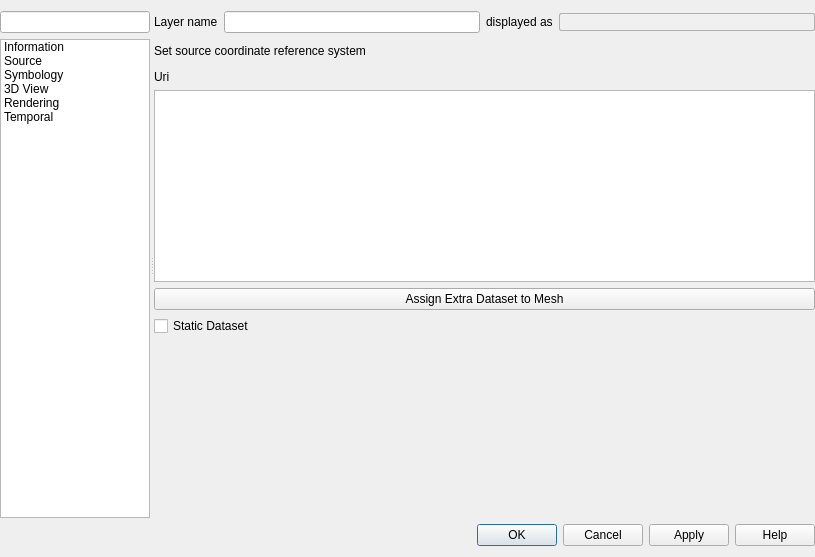
<?xml version="1.0" encoding="UTF-8"?>
<ui version="4.0">
 <class>QgsMeshLayerPropertiesBase</class>
 <widget class="QDialog" name="QgsMeshLayerPropertiesBase">
  <property name="geometry">
   <rect>
    <x>0</x>
    <y>0</y>
    <width>815</width>
    <height>557</height>
   </rect>
  </property>
  <property name="minimumSize">
   <size>
    <width>700</width>
    <height>0</height>
   </size>
  </property>
  <property name="windowTitle">
   <string>Raster Layer Properties</string>
  </property>
  <layout class="QVBoxLayout" name="verticalLayout">
   <property name="leftMargin">
    <number>0</number>
   </property>
   <property name="rightMargin">
    <number>0</number>
   </property>
   <item>
    <widget class="QSplitter" name="mOptionsSplitter">
     <property name="orientation">
      <enum>Qt::Horizontal</enum>
     </property>
     <property name="childrenCollapsible">
      <bool>false</bool>
     </property>
     <widget class="QFrame" name="mOptionsListFrame">
      <property name="minimumSize">
       <size>
        <width>0</width>
        <height>0</height>
       </size>
      </property>
      <property name="frameShape">
       <enum>QFrame::NoFrame</enum>
      </property>
      <property name="frameShadow">
       <enum>QFrame::Raised</enum>
      </property>
      <layout class="QVBoxLayout" name="verticalLayout_2">
       <property name="leftMargin">
        <number>0</number>
       </property>
       <property name="topMargin">
        <number>0</number>
       </property>
       <property name="rightMargin">
        <number>0</number>
       </property>
       <property name="bottomMargin">
        <number>0</number>
       </property>
       <item>
        <widget class="QgsFilterLineEdit" name="mSearchLineEdit"/>
       </item>
       <item>
        <widget class="QListWidget" name="mOptionsListWidget">
         <property name="minimumSize">
          <size>
           <width>58</width>
           <height>0</height>
          </size>
         </property>
         <property name="maximumSize">
          <size>
           <width>150</width>
           <height>16777215</height>
          </size>
         </property>
         <property name="horizontalScrollBarPolicy">
          <enum>Qt::ScrollBarAlwaysOff</enum>
         </property>
         <property name="editTriggers">
          <set>QAbstractItemView::NoEditTriggers</set>
         </property>
         <property name="iconSize">
          <size>
           <width>32</width>
           <height>32</height>
          </size>
         </property>
         <property name="textElideMode">
          <enum>Qt::ElideNone</enum>
         </property>
         <property name="resizeMode">
          <enum>QListView::Adjust</enum>
         </property>
         <property name="wordWrap">
          <bool>true</bool>
         </property>
         <item>
          <property name="text">
           <string>Information</string>
          </property>
          <property name="icon">
           <iconset resource="../../../images/images.qrc">
            <normaloff>:/images/themes/default/propertyicons/metadata.svg</normaloff>:/images/themes/default/propertyicons/metadata.svg</iconset>
          </property>
         </item>
         <item>
          <property name="text">
           <string>Source</string>
          </property>
          <property name="icon">
           <iconset resource="../../../images/images.qrc">
            <normaloff>:/images/themes/default/propertyicons/system.svg</normaloff>:/images/themes/default/propertyicons/system.svg</iconset>
          </property>
         </item>
         <item>
          <property name="text">
           <string>Symbology</string>
          </property>
          <property name="toolTip">
           <string>Symbology</string>
          </property>
          <property name="icon">
           <iconset resource="../../../images/images.qrc">
            <normaloff>:/images/themes/default/propertyicons/symbology.svg</normaloff>:/images/themes/default/propertyicons/symbology.svg</iconset>
          </property>
         </item>
         <item>
          <property name="text">
           <string>3D View</string>
          </property>
          <property name="icon">
           <iconset resource="../../../images/images.qrc">
            <normaloff>:/images/themes/default/3d.svg</normaloff>:/images/themes/default/3d.svg</iconset>
          </property>
         </item>
         <item>
          <property name="text">
           <string>Rendering</string>
          </property>
          <property name="icon">
           <iconset resource="../../../images/images.qrc">
            <normaloff>:/images/themes/default/propertyicons/rendering.svg</normaloff>:/images/themes/default/propertyicons/rendering.svg</iconset>
          </property>
         </item>
         <item>
          <property name="text">
           <string>Temporal</string>
          </property>
          <property name="icon">
           <iconset resource="../../../images/images.qrc">
            <normaloff>:/images/themes/default/propertyicons/temporal.svg</normaloff>:/images/themes/default/propertyicons/temporal.svg</iconset>
          </property>
         </item>
        </widget>
       </item>
      </layout>
     </widget>
     <widget class="QFrame" name="mOptionsFrame">
      <property name="sizePolicy">
       <sizepolicy hsizetype="Expanding" vsizetype="Preferred">
        <horstretch>1</horstretch>
        <verstretch>0</verstretch>
       </sizepolicy>
      </property>
      <property name="frameShape">
       <enum>QFrame::NoFrame</enum>
      </property>
      <property name="frameShadow">
       <enum>QFrame::Raised</enum>
      </property>
      <layout class="QVBoxLayout" name="verticalLayout_3">
       <property name="leftMargin">
        <number>0</number>
       </property>
       <property name="topMargin">
        <number>0</number>
       </property>
       <property name="rightMargin">
        <number>0</number>
       </property>
       <property name="bottomMargin">
        <number>0</number>
       </property>
       <item>
        <widget class="QStackedWidget" name="mOptionsStackedWidget">
         <property name="sizePolicy">
          <sizepolicy hsizetype="Expanding" vsizetype="Expanding">
           <horstretch>0</horstretch>
           <verstretch>0</verstretch>
          </sizepolicy>
         </property>
         <property name="frameShadow">
          <enum>QFrame::Plain</enum>
         </property>
         <property name="currentIndex">
          <number>1</number>
         </property>
         <widget class="QWidget" name="mOptsPage_Information">
          <layout class="QVBoxLayout" name="verticalLayout_20">
           <property name="leftMargin">
            <number>0</number>
           </property>
           <property name="topMargin">
            <number>0</number>
           </property>
           <property name="rightMargin">
            <number>0</number>
           </property>
           <property name="bottomMargin">
            <number>0</number>
           </property>
           <item>
            <widget class="QTextBrowser" name="mInformationTextBrowser"/>
           </item>
          </layout>
         </widget>
         <widget class="QWidget" name="mOptsPage_Source">
          <layout class="QVBoxLayout" name="verticalLayout_6">
           <property name="leftMargin">
            <number>0</number>
           </property>
           <property name="topMargin">
            <number>0</number>
           </property>
           <property name="rightMargin">
            <number>0</number>
           </property>
           <property name="bottomMargin">
            <number>0</number>
           </property>
           <item>
            <widget class="QgsScrollArea" name="scrollArea_3">
             <property name="frameShape">
              <enum>QFrame::NoFrame</enum>
             </property>
             <property name="widgetResizable">
              <bool>true</bool>
             </property>
             <widget class="QWidget" name="scrollAreaWidgetContents_3">
              <property name="geometry">
               <rect>
                <x>0</x>
                <y>0</y>
                <width>661</width>
                <height>507</height>
               </rect>
              </property>
              <layout class="QVBoxLayout" name="verticalLayout_4">
               <property name="leftMargin">
                <number>0</number>
               </property>
               <property name="topMargin">
                <number>0</number>
               </property>
               <property name="rightMargin">
                <number>0</number>
               </property>
               <property name="bottomMargin">
                <number>0</number>
               </property>
               <item>
                <layout class="QHBoxLayout" name="horizontalLayout_14">
                 <item>
                  <widget class="QLabel" name="label_8">
                   <property name="text">
                    <string>Layer name</string>
                   </property>
                  </widget>
                 </item>
                 <item>
                  <widget class="QLineEdit" name="mLayerOrigNameLineEd"/>
                 </item>
                 <item>
                  <widget class="QLabel" name="label_9">
                   <property name="text">
                    <string>displayed as</string>
                   </property>
                  </widget>
                 </item>
                 <item>
                  <widget class="QLineEdit" name="leDisplayName">
                   <property name="styleSheet">
                    <string notr="true">color: #505050;
background-color: #F0F0F0;
border: 1px solid #B0B0B0;
border-radius: 2px;</string>
                   </property>
                   <property name="readOnly">
                    <bool>true</bool>
                   </property>
                  </widget>
                 </item>
                </layout>
               </item>
               <item>
                <layout class="QHBoxLayout" name="horizontalLayout_9" stretch="0">
                 <property name="topMargin">
                  <number>5</number>
                 </property>
                 <item>
                  <widget class="QLabel" name="label_7">
                   <property name="text">
                    <string>Set source coordinate reference system</string>
                   </property>
                  </widget>
                 </item>
                </layout>
               </item>
               <item>
                <widget class="QgsProjectionSelectionWidget" name="mCrsSelector" native="true">
                 <property name="focusPolicy">
                  <enum>Qt::StrongFocus</enum>
                 </property>
                </widget>
               </item>
               <item>
                <layout class="QHBoxLayout" name="horizontalLayout">
                 <item>
                  <widget class="QLabel" name="label">
                   <property name="text">
                    <string>Uri</string>
                   </property>
                  </widget>
                 </item>
                 <item>
                  <widget class="QLabel" name="mUriLabel">
                   <property name="text">
                    <string/>
                   </property>
                  </widget>
                 </item>
                </layout>
               </item>
               <item>
                <widget class="QgsMeshDatasetGroupProvidedTreeView" name="mDatasetGroupProvidedTreeView"/>
               </item>
               <item>
                <widget class="QPushButton" name="mAddDatasetButton">
                 <property name="text">
                  <string>Assign Extra Dataset to Mesh</string>
                 </property>
                </widget>
               </item>
               <item>
                <widget class="QCheckBox" name="mTemporalStaticDatasetCheckBox">
                 <property name="text">
                  <string>Static Dataset</string>
                 </property>
                </widget>
               </item>
               <item>
                <widget class="QgsMeshStaticDatasetWidget" name="mStaticScalarWidget" native="true">
                 <property name="minimumSize">
                  <size>
                   <width>0</width>
                   <height>0</height>
                  </size>
                 </property>
                </widget>
               </item>
               <item>
                <spacer name="verticalSpacer_3">
                 <property name="orientation">
                  <enum>Qt::Vertical</enum>
                 </property>
                 <property name="sizeHint" stdset="0">
                  <size>
                   <width>20</width>
                   <height>0</height>
                  </size>
                 </property>
                </spacer>
               </item>
              </layout>
             </widget>
            </widget>
           </item>
          </layout>
         </widget>
         <widget class="QWidget" name="mOptsPage_Style">
          <layout class="QVBoxLayout" name="verticalLayout_14">
           <property name="leftMargin">
            <number>0</number>
           </property>
           <property name="topMargin">
            <number>0</number>
           </property>
           <property name="rightMargin">
            <number>0</number>
           </property>
           <property name="bottomMargin">
            <number>0</number>
           </property>
           <item>
            <widget class="QgsScrollArea" name="scrollArea">
             <property name="frameShape">
              <enum>QFrame::NoFrame</enum>
             </property>
             <property name="widgetResizable">
              <bool>true</bool>
             </property>
             <widget class="QWidget" name="mOptsPage_StyleContent">
              <property name="geometry">
               <rect>
                <x>0</x>
                <y>0</y>
                <width>661</width>
                <height>507</height>
               </rect>
              </property>
              <layout class="QVBoxLayout" name="verticalLayout_10">
               <property name="leftMargin">
                <number>0</number>
               </property>
               <property name="topMargin">
                <number>0</number>
               </property>
               <property name="rightMargin">
                <number>0</number>
               </property>
               <property name="bottomMargin">
                <number>0</number>
               </property>
              </layout>
             </widget>
            </widget>
           </item>
          </layout>
         </widget>
         <widget class="QWidget" name="mOptsPage_3DView"/>
         <widget class="QWidget" name="mOptsPage_Rendering">
          <layout class="QVBoxLayout" name="verticalLayout_5">
           <property name="leftMargin">
            <number>0</number>
           </property>
           <property name="topMargin">
            <number>0</number>
           </property>
           <property name="rightMargin">
            <number>0</number>
           </property>
           <property name="bottomMargin">
            <number>0</number>
           </property>
           <item>
            <widget class="QgsCollapsibleGroupBox" name="mSimplifyMeshGroupBox">
             <property name="title">
              <string>Simplify Mesh</string>
             </property>
             <property name="checkable">
              <bool>true</bool>
             </property>
             <property name="checked">
              <bool>true</bool>
             </property>
             <layout class="QGridLayout" name="gridLayout_2">
              <item row="0" column="0">
               <widget class="QLabel" name="label_5">
                <property name="text">
                 <string>Reduction Factor</string>
                </property>
               </widget>
              </item>
              <item row="1" column="0">
               <widget class="QLabel" name="label_2">
                <property name="text">
                 <string>Maximal Mesh Resolution</string>
                </property>
               </widget>
              </item>
              <item row="1" column="2">
               <widget class="QSpinBox" name="mSimplifyMeshResolutionSpinBox">
                <property name="suffix">
                 <string> pixels/triangle</string>
                </property>
                <property name="minimum">
                 <number>1</number>
                </property>
                <property name="maximum">
                 <number>200</number>
                </property>
                <property name="value">
                 <number>5</number>
                </property>
               </widget>
              </item>
              <item row="0" column="2">
               <widget class="QDoubleSpinBox" name="mSimplifyReductionFactorSpinBox">
                <property name="decimals">
                 <number>1</number>
                </property>
                <property name="minimum">
                 <double>1.100000000000000</double>
                </property>
                <property name="maximum">
                 <double>1000000.000000000000000</double>
                </property>
                <property name="value">
                 <double>10.000000000000000</double>
                </property>
               </widget>
              </item>
             </layout>
            </widget>
           </item>
           <item>
            <spacer name="verticalSpacer">
             <property name="orientation">
              <enum>Qt::Vertical</enum>
             </property>
             <property name="sizeHint" stdset="0">
              <size>
               <width>20</width>
               <height>40</height>
              </size>
             </property>
            </spacer>
           </item>
          </layout>
         </widget>
         <widget class="QWidget" name="mOptsPage_Temporal">
          <layout class="QGridLayout" name="gridLayout_3">
           <property name="leftMargin">
            <number>0</number>
           </property>
           <property name="topMargin">
            <number>0</number>
           </property>
           <property name="rightMargin">
            <number>0</number>
           </property>
           <property name="bottomMargin">
            <number>0</number>
           </property>
           <item row="1" column="3">
            <widget class="QDateTimeEdit" name="mTemporalDateTimeStart">
             <property name="enabled">
              <bool>false</bool>
             </property>
             <property name="alignment">
              <set>Qt::AlignCenter</set>
             </property>
             <property name="readOnly">
              <bool>true</bool>
             </property>
             <property name="buttonSymbols">
              <enum>QAbstractSpinBox::NoButtons</enum>
             </property>
            </widget>
           </item>
           <item row="0" column="4">
            <widget class="QPushButton" name="mTemporalReloadButton">
             <property name="maximumSize">
              <size>
               <width>24</width>
               <height>24</height>
              </size>
             </property>
             <property name="toolTip">
              <string>Reload from provider</string>
             </property>
             <property name="text">
              <string/>
             </property>
             <property name="icon">
              <iconset resource="../../../images/images.qrc">
               <normaloff>:/images/themes/default/mActionRefresh.svg</normaloff>:/images/themes/default/mActionRefresh.svg</iconset>
             </property>
            </widget>
           </item>
           <item row="0" column="2">
            <widget class="QLabel" name="label_3">
             <property name="text">
              <string>Layer Time Reference</string>
             </property>
            </widget>
           </item>
           <item row="2" column="2" colspan="7">
            <widget class="QGroupBox" name="groupBox_2">
             <property name="title">
              <string>Provider Time Settings</string>
             </property>
             <layout class="QGridLayout" name="gridLayout_5">
              <item row="0" column="2">
               <spacer name="horizontalSpacer_4">
                <property name="orientation">
                 <enum>Qt::Horizontal</enum>
                </property>
                <property name="sizeHint" stdset="0">
                 <size>
                  <width>40</width>
                  <height>20</height>
                 </size>
                </property>
               </spacer>
              </item>
              <item row="0" column="0">
               <widget class="QLabel" name="label_12">
                <property name="text">
                 <string>Time unit</string>
                </property>
               </widget>
              </item>
              <item row="0" column="1">
               <widget class="QComboBox" name="mTemporalProviderTimeUnitComboBox"/>
              </item>
             </layout>
            </widget>
           </item>
           <item row="0" column="3">
            <widget class="QDateTimeEdit" name="mTemporalDateTimeReference">
             <property name="alignment">
              <set>Qt::AlignCenter</set>
             </property>
             <property name="calendarPopup">
              <bool>true</bool>
             </property>
             <property name="timeSpec">
              <enum>Qt::UTC</enum>
             </property>
            </widget>
           </item>
           <item row="0" column="7" colspan="2">
            <spacer name="horizontalSpacer">
             <property name="orientation">
              <enum>Qt::Horizontal</enum>
             </property>
             <property name="sizeHint" stdset="0">
              <size>
               <width>40</width>
               <height>20</height>
              </size>
             </property>
            </spacer>
           </item>
           <item row="1" column="4" colspan="2">
            <widget class="QLabel" name="label_4">
             <property name="text">
              <string>Layer End Time</string>
             </property>
            </widget>
           </item>
           <item row="1" column="6">
            <widget class="QDateTimeEdit" name="mTemporalDateTimeEnd">
             <property name="enabled">
              <bool>false</bool>
             </property>
             <property name="wrapping">
              <bool>false</bool>
             </property>
             <property name="frame">
              <bool>true</bool>
             </property>
             <property name="alignment">
              <set>Qt::AlignCenter</set>
             </property>
             <property name="readOnly">
              <bool>true</bool>
             </property>
             <property name="buttonSymbols">
              <enum>QAbstractSpinBox::NoButtons</enum>
             </property>
             <property name="accelerated">
              <bool>false</bool>
             </property>
             <property name="showGroupSeparator" stdset="0">
              <bool>false</bool>
             </property>
             <property name="timeSpec">
              <enum>Qt::UTC</enum>
             </property>
            </widget>
           </item>
           <item row="3" column="2">
            <spacer name="verticalSpacer_2">
             <property name="orientation">
              <enum>Qt::Vertical</enum>
             </property>
             <property name="sizeHint" stdset="0">
              <size>
               <width>20</width>
               <height>40</height>
              </size>
             </property>
            </spacer>
           </item>
           <item row="1" column="2">
            <widget class="QLabel" name="label_6">
             <property name="text">
              <string>Layer Start Time</string>
             </property>
            </widget>
           </item>
          </layout>
         </widget>
        </widget>
       </item>
      </layout>
     </widget>
    </widget>
   </item>
   <item>
    <widget class="QFrame" name="mButtonBoxFrame">
     <property name="sizePolicy">
      <sizepolicy hsizetype="Preferred" vsizetype="Maximum">
       <horstretch>0</horstretch>
       <verstretch>0</verstretch>
      </sizepolicy>
     </property>
     <property name="frameShape">
      <enum>QFrame::NoFrame</enum>
     </property>
     <property name="frameShadow">
      <enum>QFrame::Raised</enum>
     </property>
     <layout class="QGridLayout" name="gridLayout">
      <property name="leftMargin">
       <number>0</number>
      </property>
      <property name="topMargin">
       <number>0</number>
      </property>
      <property name="rightMargin">
       <number>0</number>
      </property>
      <property name="bottomMargin">
       <number>0</number>
      </property>
      <item row="0" column="0" colspan="2">
       <widget class="QDialogButtonBox" name="buttonBox">
        <property name="orientation">
         <enum>Qt::Horizontal</enum>
        </property>
        <property name="standardButtons">
         <set>QDialogButtonBox::Apply|QDialogButtonBox::Cancel|QDialogButtonBox::Help|QDialogButtonBox::Ok</set>
        </property>
       </widget>
      </item>
     </layout>
    </widget>
   </item>
  </layout>
 </widget>
 <customwidgets>
  <customwidget>
   <class>QgsCollapsibleGroupBox</class>
   <extends>QGroupBox</extends>
   <header>qgscollapsiblegroupbox.h</header>
   <container>1</container>
  </customwidget>
  <customwidget>
   <class>QgsScrollArea</class>
   <extends>QScrollArea</extends>
   <header>qgsscrollarea.h</header>
   <container>1</container>
  </customwidget>
  <customwidget>
   <class>QgsFilterLineEdit</class>
   <extends>QLineEdit</extends>
   <header>qgsfilterlineedit.h</header>
  </customwidget>
  <customwidget>
   <class>QgsProjectionSelectionWidget</class>
   <extends>QWidget</extends>
   <header>qgsprojectionselectionwidget.h</header>
   <container>1</container>
  </customwidget>
  <customwidget>
   <class>QgsMeshStaticDatasetWidget</class>
   <extends>QWidget</extends>
   <header>qgsmeshstaticdatasetwidget.h</header>
   <container>1</container>
  </customwidget>
  <customwidget>
   <class>QgsMeshDatasetGroupProvidedTreeView</class>
   <extends>QTreeView</extends>
   <header>qgsmeshdatasetgrouptreeview.h</header>
  </customwidget>
 </customwidgets>
 <tabstops>
  <tabstop>mSearchLineEdit</tabstop>
  <tabstop>mOptionsListWidget</tabstop>
  <tabstop>mInformationTextBrowser</tabstop>
  <tabstop>scrollArea_3</tabstop>
  <tabstop>mLayerOrigNameLineEd</tabstop>
  <tabstop>leDisplayName</tabstop>
  <tabstop>mCrsSelector</tabstop>
  <tabstop>scrollArea</tabstop>
 </tabstops>
 <resources>
  <include location="../../../images/images.qrc"/>
 </resources>
 <connections>
  <connection>
   <sender>mOptionsListWidget</sender>
   <signal>currentRowChanged(int)</signal>
   <receiver>mOptionsStackedWidget</receiver>
   <slot>setCurrentIndex(int)</slot>
   <hints>
    <hint type="sourcelabel">
     <x>86</x>
     <y>325</y>
    </hint>
    <hint type="destinationlabel">
     <x>794</x>
     <y>14</y>
    </hint>
   </hints>
  </connection>
 </connections>
</ui>
